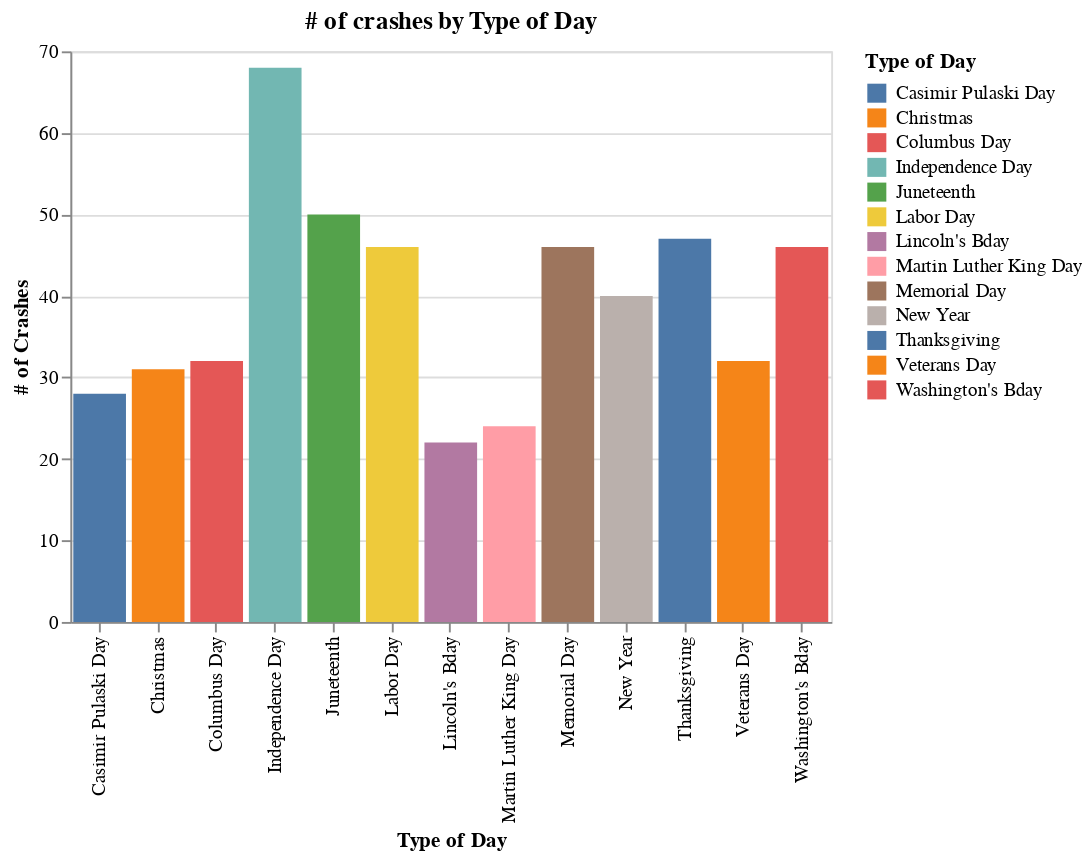

Write notebook code for a chart like this one.
### Code cell
# Create an Altair bar chart to visualize the counts
chart = alt.Chart(filtered_data).mark_bar().encode(
    x=alt.X('Type_of_day:N', title='Type of Day'),
    y=alt.Y('Number of crashes:Q', title='# of Crashes'),
    color=alt.Color('Type_of_day:N', title='Type of Day')
).properties(
    title='# of crashes by Type of Day',
    width=400,  # Adjust the width as needed
    height=300   # Adjust the height as needed
)

chart

### Figure 1 — Vega-Lite specification as saved in the notebook (floating-point values rounded to 4 significant figures)
{"config": {"view": {"continuousWidth": 300, "continuousHeight": 300}}, "data": {"name": "data-b711c6dce9fd70cac6151077257abde4"}, "mark": {"type": "bar"}, "encoding": {"color": {"field": "Type_of_day", "title": "Type of Day", "type": "nominal"}, "x": {"field": "Type_of_day", "title": "Type of Day", "type": "nominal"}, "y": {"field": "Number of crashes", "title": "# of Crashes", "type": "quantitative"}}, "height": 300, "title": "# of crashes by Type of Day", "width": 400, "$schema": "https://vega.github.io/schema/vega-lite/v5.14.1.json", "datasets": {"data-b711c6dce9fd70cac6151077257abde4": [{"Type_of_day": "Casimir Pulaski Day", "INJURIES_INCAPACITATING": 28.0, "INJURIES_FATAL": 2.0, "Number of crashes": 28}, {"Type_of_day": "Christmas", "INJURIES_INCAPACITATING": 30.0, "INJURIES_FATAL": 3.0, "Number of crashes": 31}, {"Type_of_day": "Columbus Day", "INJURIES_INCAPACITATING": 32.0, "INJURIES_FATAL": 1.0, "Number of crashes": 32}, {"Type_of_day": "Independence Day", "INJURIES_INCAPACITATING": 78.0, "INJURIES_FATAL": 5.0, "Number of crashes": 68}, {"Type_of_day": "Juneteenth", "INJURIES_INCAPACITATING": 47.0, "INJURIES_FATAL": 5.0, "Number of crashes": 50}, {"Type_of_day": "Labor Day", "INJURIES_INCAPACITATING": 57.0, "INJURIES_FATAL": 1.0, "Number of crashes": 46}, {"Type_of_day": "Lincoln's Bday", "INJURIES_INCAPACITATING": 23.0, "INJURIES_FATAL": 1.0, "Number of crashes": 22}, {"Type_of_day": "Martin Luther King Day", "INJURIES_INCAPACITATING": 26.0, "INJURIES_FATAL": 0.0, "Number of crashes": 24}, {"Type_of_day": "Memorial Day", "INJURIES_INCAPACITATING": 50.0, "INJURIES_FATAL": 1.0, "Number of crashes": 46}, {"Type_of_day": "New Year", "INJURIES_INCAPACITATING": 44.0, "INJURIES_FATAL": 2.0, "Number of crashes": 40}, {"Type_of_day": "Thanksgiving", "INJURIES_INCAPACITATING": 50.0, "INJURIES_FATAL": 6.0, "Number of crashes": 47}, {"Type_of_day": "Veterans Day", "INJURIES_INCAPACITATING": 34.0, "INJURIES_FATAL": 1.0, "Number of crashes": 32}, {"Type_of_day": "Washington's Bday", "INJURIES_INCAPACITATING": 49.0, "INJURIES_FATAL": 2.0, "Number of crashes": 46}]}}
